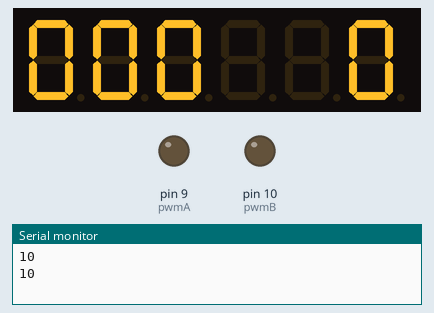
The sketch below on a simulated Arduino Uno, built with avr-gcc and run on an emulated ATmega328P. Parts: 6-digit seven-segment display, output pins drawn as LEDs (lit = HIGH), the last lines printed to the serial monitor. Wiring (inferred from the names in the program): TM1637 display: clock pin 7; DIO pin 8. Pins used as bus, display or sensor lines are not drawn.

Above: at 0.75 s.
At 5.75 s:
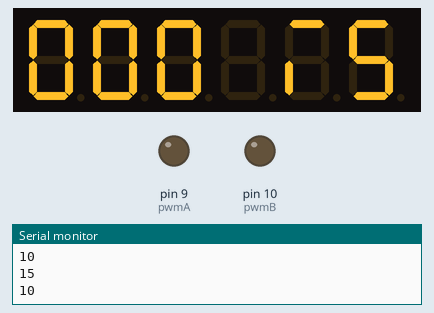
At 10.6 s:
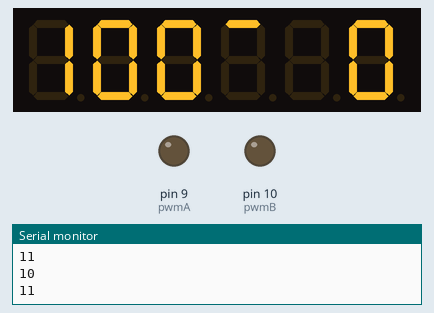
At 20.25 s:
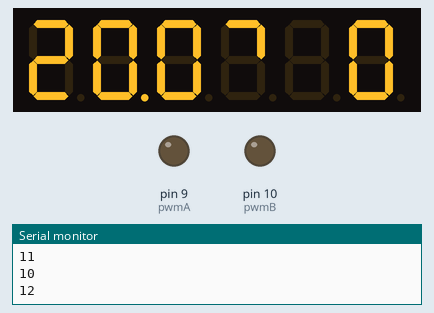
At 31.25 s:
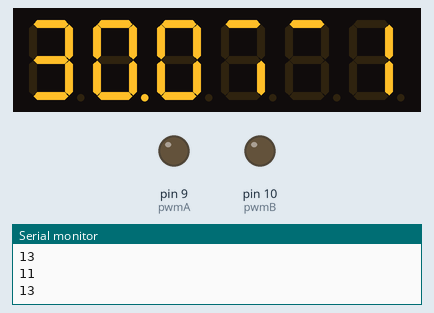
At 39.75 s:
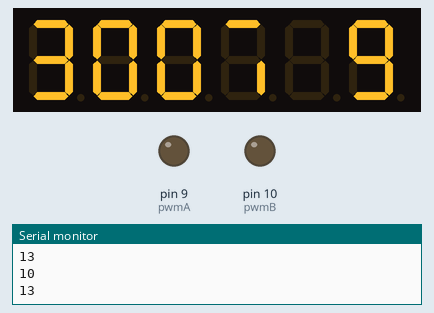

Measured:
- what the display in image 0 shows lasts 0.5 s, from 0.5 s to 1.0 s

The sketch:

tm__7seg.ino
```cpp
#define CLK_PIN (7)
#define DIO_PIN (8)

#define bit_delay_250ns_4clk_of_16Mhz() asm("nop\n nop\n nop\n nop\n")
#define TM1637_CMD1_write_auto_inc_addr (0x40)
#define TM1637_CMD2_1st_mem_addr_7seg_1xxx (0xC0)
#define TM1637_CMD3_ctrl_screen_head (0x80)
int k=0;


     const uint8_t SEVEN_SEG_DIGITS[] = {
           // gfedcba
           0b00111111, // 0
           0b00000110, // 1
           0b01011011, // 2
           0b01001111, // 3
           0b01100110, // 4
           0b01101101, // 5
           0b01111101, // 6
           0b00000111, // 7
           0b01111111, // 8
           0b01101111, // 9


           0b00000000, // 10
           0b00000001, // 11
           0b00000011, // 12
           0b00000101, // 13
           0b00001001, // 14
           0b00010001, // 15
           0b00100001, // 16
           0b01000001, // 17


       };

    void tm1637_init_pin_for_sent_I2C() {
       pinMode( CLK_PIN, OUTPUT );
       pinMode( DIO_PIN, OUTPUT );
       digitalWrite( CLK_PIN, HIGH );
       digitalWrite( DIO_PIN, HIGH );
     }

    void tm1637_start_bit_I2C() {
         digitalWrite( DIO_PIN, LOW );
         bit_delay_250ns_4clk_of_16Mhz();
         digitalWrite( CLK_PIN, LOW );
         bit_delay_250ns_4clk_of_16Mhz();
     }

     void tm1637_stop_bit_I2C() {
          digitalWrite( CLK_PIN, HIGH );
          bit_delay_250ns_4clk_of_16Mhz();
          digitalWrite( DIO_PIN, HIGH );
          bit_delay_250ns_4clk_of_16Mhz();
      }

    int tm1637_send_1byte_I2C_ack( uint8_t data ) {
         uint8_t ack;
         for( uint8_t i = 0; i < 8; i++ ) {           // Send 8-bit data, LSB first
            digitalWrite( CLK_PIN, LOW );
            digitalWrite( DIO_PIN, ( data & 0x01 ) ? HIGH : 0 ); // ????????????????
            digitalWrite( CLK_PIN, HIGH );
            data >>= 1;                                    // shift bit to the right
           }
         digitalWrite( CLK_PIN, LOW );
             // I2C acknowledgement process , read ack in clolck9
         pinMode( DIO_PIN, INPUT );      // make DIO pin floating (input)
         digitalWrite( DIO_PIN, HIGH );   // enable pull-up
         digitalWrite( CLK_PIN, HIGH );   // start clock9
         ack = digitalRead( DIO_PIN );    // read ACK bit
            // make DIO pin to output again
         digitalWrite( DIO_PIN, LOW );
         pinMode( DIO_PIN, OUTPUT );
         digitalWrite( CLK_PIN, LOW );
         return (ack==0);
      }

   boolean showDigits( uint8_t digits[], boolean colon=false, uint8_t brightness=7) {
       // send the first command-----------------------
         tm1637_start_bit_I2C();
         tm1637_send_1byte_I2C_ack( TM1637_CMD1_write_auto_inc_addr );
         tm1637_stop_bit_I2C();
       // send the second command-------------------
         tm1637_start_bit_I2C();
         tm1637_send_1byte_I2C_ack( TM1637_CMD2_1st_mem_addr_7seg_1xxx );
         for ( uint8_t i=0, value; i < 6; i++ ) {
           value = SEVEN_SEG_DIGITS[ digits[i] ];
           if ( (i == 1) && colon ) {
              value |= 0x80; // turn on the colon on the display ,x1xx digit ,hundreds digit
             }
           tm1637_send_1byte_I2C_ack( value );
         }
        tm1637_stop_bit_I2C();
      // send the third command---------------------- option send only 1 time is OK----
        tm1637_start_bit_I2C();
        tm1637_send_1byte_I2C_ack( TM1637_CMD3_ctrl_screen_head | (brightness & 7) | 0x08 );
             // brightness [0-7] , &0x07 filter to correct brightness value (before OR with CMD3)
            // 0x08 (0b00001000) , 1 is bit cmd for open 7seg screen ,0= close screen
        tm1637_stop_bit_I2C();
     }

////////////////////////////////////////////////////////////////////////

    uint32_t ts;
    void setup() {

Serial.begin(9600);

       tm1637_init_pin_for_sent_I2C();
       ts = millis();   // millis() is arduino function
                            // return: Number of milliseconds since the program started (unsigned long)
                            // ts=mills()
  pinMode(9, OUTPUT);  //pwmA
  pinMode(10, OUTPUT); //pwmB
      }

      // show time (hour and minute)
    void showTime( uint8_t hh, uint8_t mm, uint8_t ss, boolean colon=0 ) {
         static uint8_t data[6];
         int c = 0;int d = 0;
         c=(ss%10)+10;
         if(c>15){c=c-(ss%10);}
         Serial.println(c);

         d=(ss/10)+10;
         if(d>15){d=d-(ss/10);}
         Serial.println(d);

         data[0] = mm/10;   //
         data[1] = mm%10;   // display
         data[2] = ss/10;   //

         data[3] = ss%10;   //
         data[4] = c;   // LED
         data[5] = d;   //

         showDigits( data, colon );

     }

    void testDigitalWatch() {
         static boolean colon=0;
         static uint8_t hh=12, mm=0, ss=0;   // Start at 12:00:00(hours, minutes and seconds)
         if ( millis() - ts >= 500 ) {                // check every 500 msec
            showTime( hh, mm, ss, colon );
           k=k+1;

     if (k==8){k=0;}
            colon = !colon;
            if (colon) {
                ss = (ss+1)%60;
                if (ss == 0) {
                    mm = (mm+1)%60;
                    if (mm == 0) {
                        hh = (hh+1)%24;
                     }
                }
             }
             ts += 500;
           }
     }


    void loop() {
//         testTimer();
         testDigitalWatch();


//       Serial.println(k);

      }
/////////////////////////////////////////////////////////////////////
```
